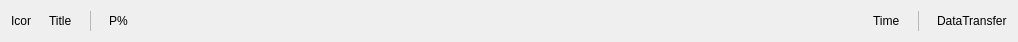
<?xml version="1.0" encoding="UTF-8"?>
<ui version="4.0">
 <class>C_FlaBottomBar</class>
 <widget class="QWidget" name="C_FlaBottomBar">
  <property name="geometry">
   <rect>
    <x>0</x>
    <y>0</y>
    <width>1018</width>
    <height>40</height>
   </rect>
  </property>
  <property name="sizePolicy">
   <sizepolicy hsizetype="Preferred" vsizetype="Fixed">
    <horstretch>0</horstretch>
    <verstretch>0</verstretch>
   </sizepolicy>
  </property>
  <property name="windowTitle">
   <string>C_FlaBottomBar</string>
  </property>
  <property name="autoFillBackground">
   <bool>true</bool>
  </property>
  <layout class="QHBoxLayout" name="horizontalLayout_3">
   <property name="spacing">
    <number>18</number>
   </property>
   <item>
    <layout class="QHBoxLayout" name="horizontalLayout">
     <item>
      <widget class="QLabel" name="pc_ProgressIcon">
       <property name="minimumSize">
        <size>
         <width>20</width>
         <height>20</height>
        </size>
       </property>
       <property name="maximumSize">
        <size>
         <width>20</width>
         <height>20</height>
        </size>
       </property>
       <property name="text">
        <string>Icon</string>
       </property>
      </widget>
     </item>
     <item>
      <widget class="stw::opensyde_gui_elements::C_OgeLabGenericNoPaddingNoMargins" name="pc_LabelTitle">
       <property name="text">
        <string>Title</string>
       </property>
      </widget>
     </item>
    </layout>
   </item>
   <item>
    <widget class="stw::opensyde_gui_elements::C_OgeFraSeparator" name="formFrame">
     <property name="minimumSize">
      <size>
       <width>1</width>
       <height>0</height>
      </size>
     </property>
     <property name="maximumSize">
      <size>
       <width>1</width>
       <height>16777215</height>
      </size>
     </property>
     <property name="frameShape">
      <enum>QFrame::StyledPanel</enum>
     </property>
     <property name="frameShadow">
      <enum>QFrame::Raised</enum>
     </property>
    </widget>
   </item>
   <item>
    <widget class="stw::opensyde_gui_elements::C_OgeLabGenericNoPaddingNoMargins" name="pc_LabelPercent">
     <property name="text">
      <string>P%</string>
     </property>
    </widget>
   </item>
   <item>
    <widget class="stw::opensyde_gui_elements::C_OgeWiProgressBar" name="pc_ProgressBar" native="true">
     <property name="sizePolicy">
      <sizepolicy hsizetype="Expanding" vsizetype="Preferred">
       <horstretch>0</horstretch>
       <verstretch>0</verstretch>
      </sizepolicy>
     </property>
     <property name="minimumSize">
      <size>
       <width>0</width>
       <height>8</height>
      </size>
     </property>
     <property name="maximumSize">
      <size>
       <width>16777215</width>
       <height>8</height>
      </size>
     </property>
    </widget>
   </item>
   <item>
    <widget class="stw::opensyde_gui_elements::C_OgeLabGenericNoPaddingNoMargins" name="pc_LabelTime">
     <property name="text">
      <string>Time</string>
     </property>
    </widget>
   </item>
   <item>
    <widget class="stw::opensyde_gui_elements::C_OgeFraSeparator" name="pc_SeparatorRight">
     <property name="minimumSize">
      <size>
       <width>1</width>
       <height>0</height>
      </size>
     </property>
     <property name="maximumSize">
      <size>
       <width>1</width>
       <height>16777215</height>
      </size>
     </property>
     <property name="frameShape">
      <enum>QFrame::StyledPanel</enum>
     </property>
     <property name="frameShadow">
      <enum>QFrame::Raised</enum>
     </property>
    </widget>
   </item>
   <item>
    <widget class="stw::opensyde_gui_elements::C_OgeLabGenericNoPaddingNoMargins" name="pc_LabelDataTransfer">
     <property name="text">
      <string>DataTransfer</string>
     </property>
    </widget>
   </item>
  </layout>
 </widget>
 <customwidgets>
  <customwidget>
   <class>stw::opensyde_gui_elements::C_OgeLabGenericNoPaddingNoMargins</class>
   <extends>QLabel</extends>
   <header>C_OgeLabGenericNoPaddingNoMargins.hpp</header>
  </customwidget>
  <customwidget>
   <class>stw::opensyde_gui_elements::C_OgeFraSeparator</class>
   <extends>QFrame</extends>
   <header>C_OgeFraSeparator.hpp</header>
   <container>1</container>
  </customwidget>
  <customwidget>
   <class>stw::opensyde_gui_elements::C_OgeWiProgressBar</class>
   <extends>QWidget</extends>
   <header>C_OgeWiProgressBar.hpp</header>
   <container>1</container>
  </customwidget>
 </customwidgets>
 <resources/>
 <connections/>
</ui>
